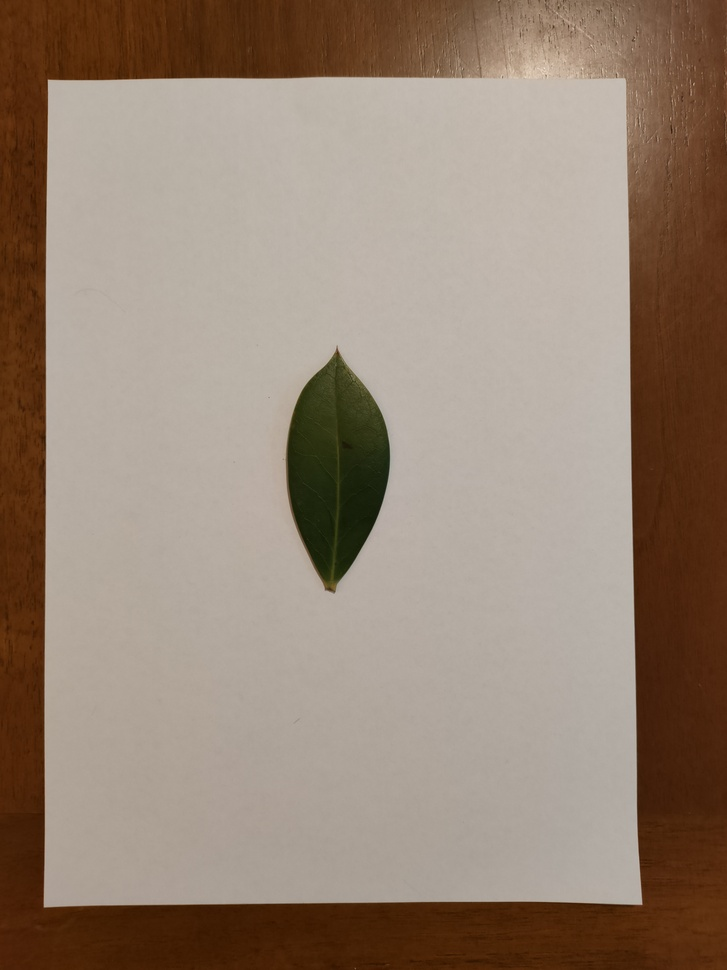
#> input picture dataset/agrifoglio/010.jpg, 727 x 970 px, shrunk from 3072 x 4096 before the run, found by its file name
$ python paper_roi.py
#> lines starting #> are read from the running program, lines starting #| are printed output that depends on the picture
import cv2
import numpy as np
from cv2.typing import MatLike
import matplotlib.pyplot as plt

img = cv2.imread("C:/Users/Utente/Desktop/scuola/universita/ImgProcessing/IPCV-leaf.detection/IPCV_project_leaf-detection/dataset/acero rubrum/010.jpg")
#> img is the input picture: shape (970, 727, 3); mean B, G, R 115.9, 131.4, 149.6
imgG = cv2.cvtColor(img, cv2.COLOR_BGR2GRAY)
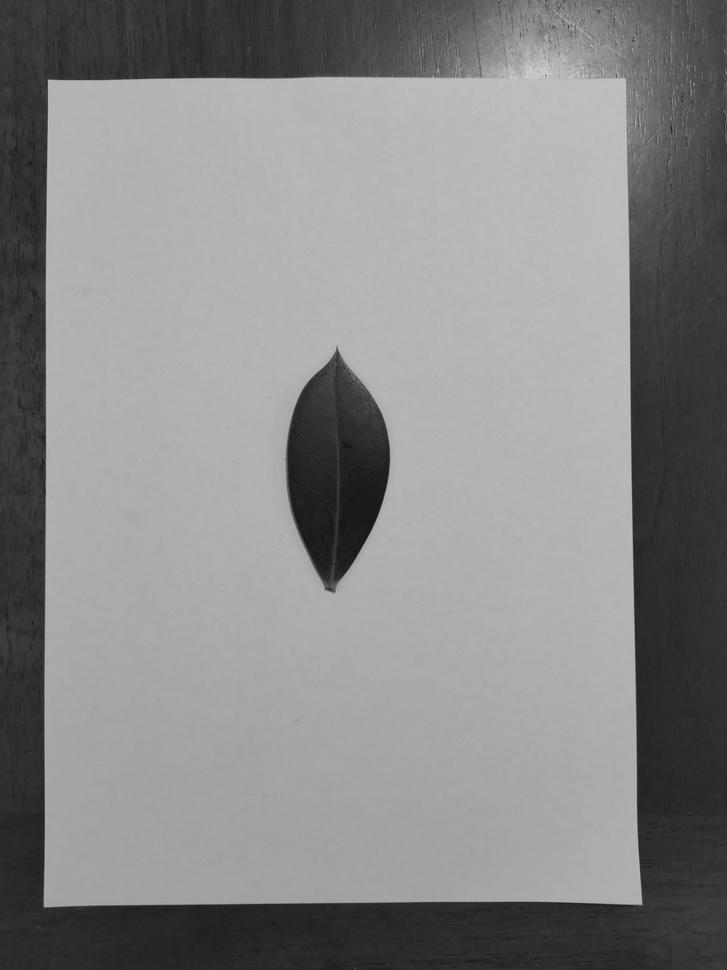
#> imgG: shape (970, 727); min 19, max 229, mean 135.1
imgG = cv2.blur(imgG,(8,8))

WHITE_THRESHOLD = 120

'''
plt.subplot(2, 2, 1)
plt.imshow(img, cmap="grey")
plt.axis("off")
plt.title("og")'''

# [31 lines left out: function __detect_lines, not called in this run]

#
#   find the possible coortinates of the 4 side, margin Left, Right, Top, Bottom, given the tresholded image thImg
#

NUM_OF_SAMPLES = 30

# [98 lines left out: function find_paper_margin, not called in this run]

##
##  Classificate the lines found via hough by linking them to the side of the sheet they belong
##

#PERCENTUALE_DISTANZA_LATO costante che indica quanto può essere distante un segmento dal lato pe
# poter essere considerato parte di esso
DIST_PERC = 1.8

# the values i will use to extract the roi in such a way that
# only the sheet of paper and the leaf are in

# [62 lines left out: function find_roi_boundaries, not called in this run]

$ run again, with dataset/agrifoglio/001.jpg copied over dataset/agrifoglio/010.jpg
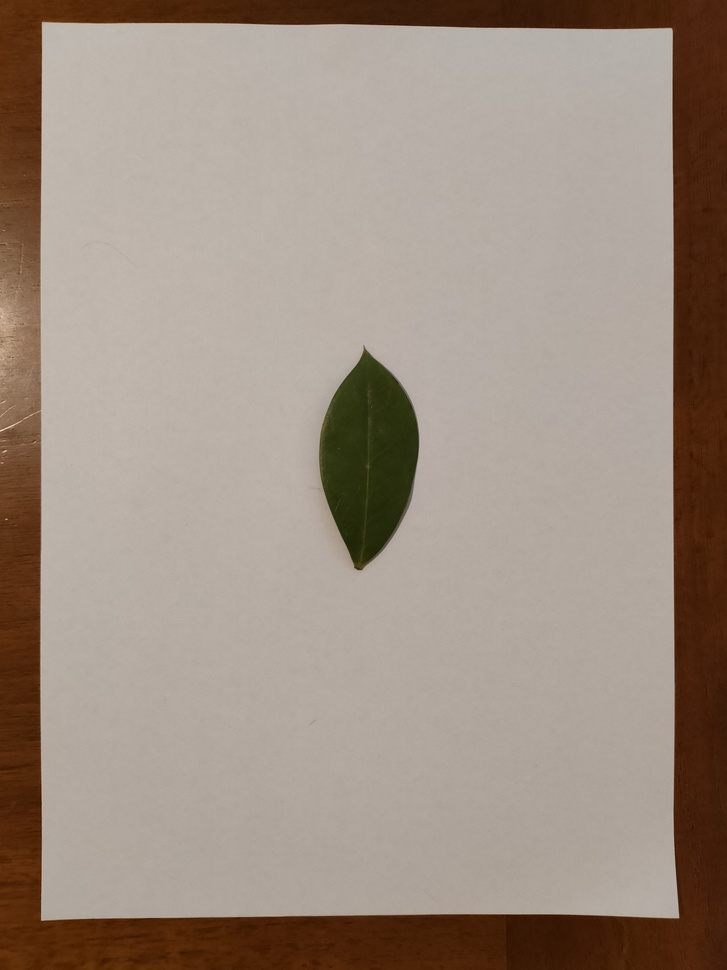
#> input picture dataset/agrifoglio/001.jpg, 727 x 970 px, shrunk from 3072 x 4096 before the run, found by its file name
#> img is the input picture: shape (970, 727, 3); mean B, G, R 130.4, 142.8, 157.9
#> `imgG = cv2.cvtColor(img, cv2.COLOR_BGR2GRAY)`:
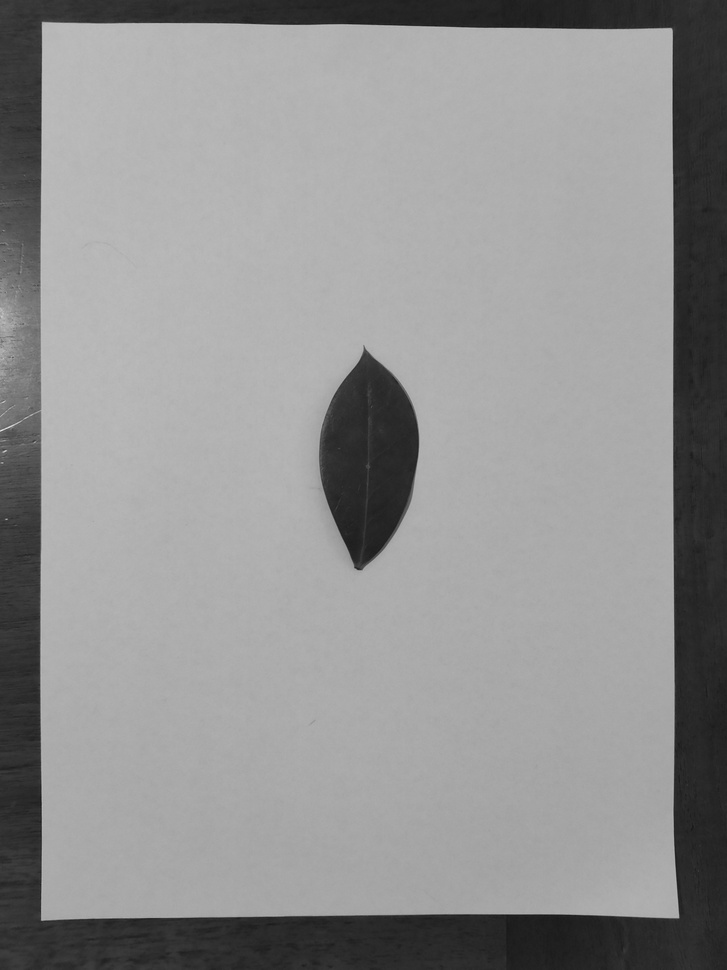
#> imgG: shape (970, 727); min 22, max 231, mean 146
